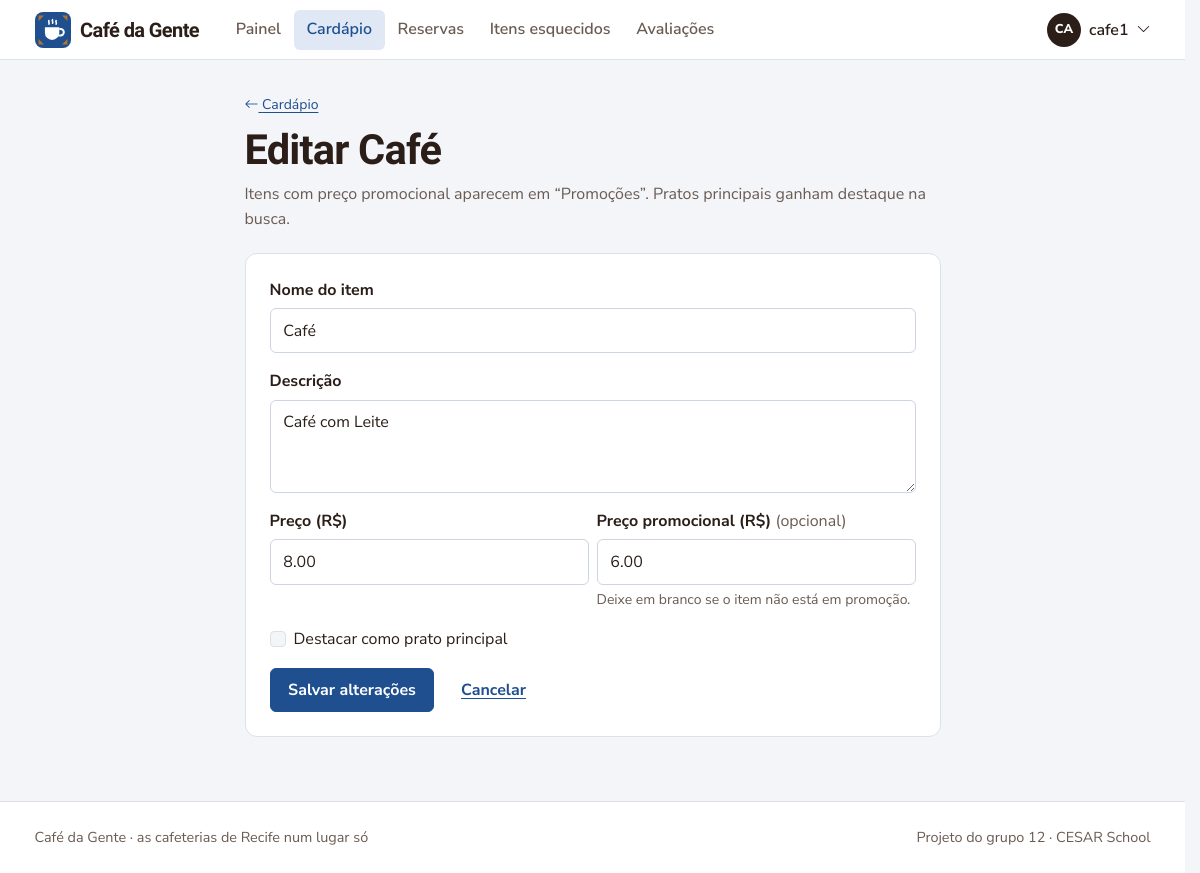
Screenshot of /editarPrato/2/ (signed in) with the database file from the repository.
### coffee12app/models.py (models this page shows, shortened)
class CustomUser(AbstractUser):
    phone_number = models.CharField(max_length=15, blank=True)
    COFFEEADMIN = 'CM'
    CLIENT = 'CL'
    ZONANORTE = 'ZN'
    ZONASUL = 'ZS'
    ZONAOESTE = 'ZO'
    CENTRO = 'CE'
    NAOIDENTIFICAR = 'NI'
    ROLES = [
        (COFFEEADMIN, 'Administrador de Café'),
        (CLIENT, 'Cliente')
    ]
    LOCALIDADES = [
        (ZONANORTE, 'Zona Norte'),
        (ZONASUL, 'Zona Sul'),
        (ZONAOESTE, 'Zona Oeste'),
        (CENTRO, 'Centro'),
        (NAOIDENTIFICAR, 'Não Identificar')
    ]
    role = models.CharField(
        max_length=2,
        choices=ROLES,
        default=CLIENT,
    )
    localidade = models.CharField(
        max_length=2,
        choices=LOCALIDADES,
        default=NAOIDENTIFICAR,
    )
    cafeteria = models.ForeignKey('Estabelecimento', on_delete=models.PROTECT, null=True, blank=True)
    possui_estabelecimento = models.BooleanField(default=False)
    cafeteria_favorita = models.ManyToManyField('Estabelecimento', blank=True, related_name='cafeterias_favoritas')

class Prato(models.Model):
    nome = models.CharField(max_length=100)
    descricao = models.TextField()
    preco = models.DecimalField(max_digits=6, decimal_places=2)
    preco_promocional = models.DecimalField(max_digits=6, decimal_places=2, null=True, blank=True)
    estabelecimento = models.ForeignKey(Estabelecimento, on_delete=models.CASCADE)
    prato_principal = models.BooleanField(default=False)

### coffee12app/views.py (the view)
# urls.py: path('editarPrato/<int:prato_id>/', views.EditarPrato, name='editarPrato'),
@com_cafeteria
def EditarPrato(request, cafeteria, prato_id):
    prato = get_object_or_404(Prato, id=prato_id, estabelecimento=cafeteria)
    form = PratoForm(request.POST or None, instance=prato)
    if request.method == 'POST' and form.is_valid():
        form.save()
        messages.success(request, f'{prato.nome} atualizado.')
        return redirect('homepagecafe')
    return render(request, 'cadastrarPrato.html', {'form': form, 'cafeteria': cafeteria, 'prato': prato})

### coffee12app/forms.py (shortened to what this page needs)
class PratoForm(EstiloBootstrap, forms.ModelForm):
    class Meta:
        model = Prato
        fields = ['nome', 'descricao', 'preco', 'preco_promocional', 'prato_principal']
        labels = {
            'nome': 'Nome do item',
            'descricao': 'Descrição',
            'preco': 'Preço (R$)',
            'preco_promocional': 'Preço promocional (R$)',
            'prato_principal': 'Destacar como prato principal',
        }
        help_texts = {'preco_promocional': 'Deixe em branco se o item não está em promoção.'}
        widgets = {'descricao': forms.Textarea(attrs={'rows': 3})}

### coffee12app/context_processors.py (called while the page is built)
def navegacao(request):
    user = getattr(request, 'user', None)
    match = getattr(request, 'resolver_match', None)
    contexto = {'rota_atual': match.url_name if match else ''}
    if not user or not user.is_authenticated:
        return contexto
    eh_dono = user.role == CustomUser.COFFEEADMIN
    contexto['eh_dono_cafe'] = eh_dono
    if eh_dono:
        cafeteria = user.cafeteria
        contexto['minha_cafeteria'] = cafeteria
        if cafeteria:
            contexto['nav_reservas_pendentes'] = Reserva.objects.filter(
                cafe=cafeteria, status=Reserva.PENDENTE, data_hora__gte=timezone.now()).count()
            contexto['nav_itens_pendentes'] = ItemEsquecido.objects.filter(
                cafeteria=cafeteria, status=ItemEsquecido.PENDENTE).count()
    return contexto

### coffee12app/templatetags/cafe_tags.py (called while the page is built)
@register.inclusion_tag('partials/campo.html')
def campo(field, classe_extra=''):
    if field.errors:
        attrs = field.field.widget.attrs
        if 'is-invalid' not in attrs.get('class', ''):
            attrs['class'] = (attrs.get('class', '') + ' is-invalid').strip()
            attrs['aria-invalid'] = 'true'
    return {'field': field, 'classe_extra': classe_extra}

@register.filter
def iniciais(nome):
    partes = [p for p in str(nome).replace('_', ' ').replace('.', ' ').split() if p]
    if not partes:
        return '?'
    if len(partes) == 1:
        return partes[0][:2].upper()
    return (partes[0][0] + partes[-1][0]).upper()

### coffee12app/views.py (called while the page is built)
def cafeteria_do_usuario(user):
    if user.cafeteria_id:
        return user.cafeteria
    return Estabelecimento.objects.filter(proprietario=user).first()

### templates/cadastrarPrato.html (shortened to what this page needs)
{% extends 'base.html' %}
{% load cafe_tags %}
{% block conteudo %}
<div class="container container-estreito">
  <div class="cabecalho">
    <a class="small" href="{% url 'excluirPrato' %}"><i class="bi bi-arrow-left" aria-hidden="true"></i> Cardápio</a>
    <h1 class="mt-2">{% if prato %}Editar {{ prato.nome }}{% else %}Novo item no cardápio{% endif %}</h1>
    <p>Itens com preço promocional aparecem em “Promoções”. Pratos principais ganham destaque na busca.</p>
  </div>
  <form method="post" class="painel formulario" novalidate>
    {% campo form.nome %}
    {% campo form.descricao %}
    <div class="row g-2">
      <div class="col-sm-6">{% campo form.preco %}</div>
      <div class="col-sm-6">{% campo form.preco_promocional %}</div>
    </div>
    {% campo form.prato_principal %}
    <div class="d-flex flex-wrap gap-2">
      {% if prato %}
        <button class="btn btn-primary" type="submit">Salvar alterações</button>
      {% else %}
        <button class="btn btn-primary" type="submit">Adicionar ao cardápio</button>
        <button class="btn btn-claro" type="submit" name="adicionar_outro" value="1">Adicionar e criar outro</button>
      {% endif %}
      <a class="btn btn-link" href="{% url 'homepagecafe' %}">Cancelar</a>
    </div>
  </form>
</div>
{% endblock %}

### templates/base.html (shortened to what this page needs)
{% load static cafe_tags %}<!doctype html>
<html lang="pt-BR">
<head>
  <link href="https://cdn.jsdelivr.net/npm/bootstrap@5.3.3/dist/css/bootstrap.min.css" rel="stylesheet">
  <link href="https://cdn.jsdelivr.net/npm/bootstrap-icons@1.11.3/font/bootstrap-icons.min.css" rel="stylesheet">
  <link href="{% static 'css/app.css' %}" rel="stylesheet">
</head>
<body>
  <header class="barra">
    <nav class="navbar navbar-expand-lg">
      <div class="container">
        {% if user.is_authenticated %}
          <a class="marca" href="{% if eh_dono_cafe %}{% url 'homepagecafe' %}{% else %}{% url 'homepage' %}{% endif %}">
        {% else %}
          <a class="marca" href="{% url 'inicio' %}">
        {% endif %}
            Café da Gente
          </a>
        {% if user.is_authenticated %}
          <div class="collapse navbar-collapse" id="menu">
            <ul class="navbar-nav ms-lg-4 me-auto">
              {% if eh_dono_cafe %}
                <li class="nav-item"><a class="nav-link {% if rota_atual == 'homepagecafe' %}ativo{% endif %}" href="{% url 'homepagecafe' %}">Painel</a></li>
                {% if minha_cafeteria %}
                  <li class="nav-item"><a class="nav-link {% if rota_atual == 'excluirPrato' or rota_atual == 'cadastrarPrato' or rota_atual == 'editarPrato' %}ativo{% endif %}" href="{% url 'excluirPrato' %}">Cardápio</a></li>
                  <li class="nav-item"><a class="nav-link " href="{% url 'reserva_listar' %}">Reservas</a></li>
                  <li class="nav-item"><a class="nav-link " href="{% url 'solicitacoes' %}">Itens esquecidos</a></li>
                  <li class="nav-item"><a class="nav-link {% if rota_atual == 'verFeedbacks' %}ativo{% endif %}" href="{% url 'verFeedbacks' minha_cafeteria.id %}">Avaliações</a></li>
                {% endif %}
              {% endif %}
            </ul>
            <div class="dropdown">
              <button class="btn p-0 border-0 d-flex align-items-center gap-2" type="button" data-bs-toggle="dropdown" aria-expanded="false">
                <span class="avatar" aria-hidden="true">{{ user.username|iniciais }}</span>
                <span class="fw-semibold">{{ user.username }}</span>
                <i class="bi bi-chevron-down small" aria-hidden="true"></i>
              </button>
            </div>
          </div>
        {% endif %}
      </div>
    </nav>
  </header>
  <main id="conteudo">
    {% block conteudo %}{% endblock %}
  </main>
  {% block rodape %}
  <footer class="rodape">
    <div class="container d-flex flex-wrap justify-content-between gap-2">
      <span>Café da Gente · as cafeterias de Recife num lugar só</span>
      <span>Projeto do grupo 12 · CESAR School</span>
    </div>
  </footer>
  {% endblock %}
</body>
</html>

### templates/partials/campo.html (shortened to what this page needs)
{% if field.field.widget.input_type == 'checkbox' %}
<div class="form-check mb-3 {{ classe_extra }}">
  {{ field }}
  <label class="form-check-label" for="{{ field.id_for_label }}">{{ field.label }}</label>
</div>
{% else %}
<div class="mb-3 {{ classe_extra }}">
  <label class="form-label" for="{{ field.id_for_label }}">{{ field.label }}{% if not field.field.required %} <span class="fw-normal texto-suave">(opcional)</span>{% endif %}</label>
  {{ field }}
  {% if field.help_text %}<div class="form-text">{{ field.help_text|safe }}</div>{% endif %}
</div>
{% endif %}

### coffee12app/static/css/app.css (style rules this page uses)
:root { --porcelana: #F3F5F8; --superficie: #FFFFFF; --azulejo: #1F4F8F; --azulejo-escuro: #163A6B; --azulejo-claro: #DFE8F4; --torra: #2B1E18; --torra-suave: #6A5B53; --caramelo: #B5722A; --caramelo-claro: #F6E9D8; --folha: #2E7550; --folha-clara: #E2F1E8; --cereja: #A93A30; --cereja-clara: #F8E4E1; --linha: #DCE1E8; --fonte-titulo: 'Bricolage Grotesque', system-ui, sans-serif; --fonte-texto: 'Nunito Sans', system-ui, sans-serif; --raio-sm: 6px; --raio: 12px; --sombra: 0 1px 2px rgba(31, 79, 143, .06), 0 4px 16px rgba(31, 79, 143, .06); --bs-body-bg: var(--porcelana); --bs-body-color: var(--torra); --bs-body-font-family: var(--fonte-texto); --bs-link-color: var(--azulejo); --bs-link-color-rgb: 31, 79, 143; --bs-link-hover-color: var(--azulejo-escuro); --bs-link-hover-color-rgb: 22, 58, 107; --bs-border-color: var(--linha); --bs-primary: var(--azulejo); --bs-primary-rgb: 31, 79, 143; --bs-focus-ring-color: rgba(31, 79, 143, .3); }
body { font-family: var(--fonte-texto); font-size: 1rem; line-height: 1.6; color: var(--torra); background: var(--porcelana); min-height: 100vh; display: flex; flex-direction: column; }
main { flex: 1; }
h1, h2, h3, h4, .titulo { font-family: var(--fonte-titulo); font-weight: 700; letter-spacing: -0.02em; line-height: 1.15; color: var(--torra); }
h1 { font-size: clamp(1.9rem, 1.4rem + 2vw, 2.6rem); }
.texto-suave { color: var(--torra-suave); }
a { text-underline-offset: 3px; }
.btn { font-weight: 700; border-radius: var(--raio-sm); padding: .55rem 1.1rem; }
.btn-primary { --bs-btn-bg: var(--azulejo); --bs-btn-border-color: var(--azulejo); --bs-btn-hover-bg: var(--azulejo-escuro); --bs-btn-hover-border-color: var(--azulejo-escuro); --bs-btn-active-bg: var(--azulejo-escuro); --bs-btn-active-border-color: var(--azulejo-escuro); --bs-btn-disabled-bg: var(--azulejo); }
.barra { background: var(--superficie); border-bottom: 1px solid var(--linha); }
.barra .navbar { padding: .6rem 0; }
.marca { display: flex; align-items: center; gap: .6rem; font-family: var(--fonte-titulo); font-weight: 800; font-size: 1.25rem; color: var(--torra); text-decoration: none; letter-spacing: -0.03em; }
.barra .nav-link { color: var(--torra-suave); font-weight: 600; padding: .45rem .8rem !important; border-radius: var(--raio-sm); }
.barra .nav-link.ativo { color: var(--azulejo); background: var(--azulejo-claro); }
.avatar { width: 34px; height: 34px; border-radius: 50%; display: inline-grid; place-items: center; background: var(--torra); color: #fff; font-size: .8rem; font-weight: 800; }
.cabecalho { padding: 2rem 0 1.25rem; }
.cabecalho p { margin: .4rem 0 0; color: var(--torra-suave); }
.painel { background: var(--superficie); border: 1px solid var(--linha); border-radius: var(--raio); padding: 1.5rem; }
.form-control, .form-select { border-color: #cdd5e0; border-radius: var(--raio-sm); padding: .6rem .8rem; }
.form-label { font-weight: 700; margin-bottom: .3rem; }
.form-text { color: var(--torra-suave); }
.formulario { max-width: 560px; }
.rodape { margin-top: 4rem; border-top: 1px solid var(--linha); background: var(--superficie); padding: 1.5rem 0; font-size: .9rem; color: var(--torra-suave); }
.form-control, .form-select { background-color: var(--superficie); }
html { scrollbar-gutter: stable; }
.container-estreito { max-width: 720px; }
.container-estreito .formulario { max-width: none; }

### rows the page displays
CustomUser: username|iniciais "CA", username "cafe1"
Prato: nome "Café", descricao "Café com Leite", preco "8.00", preco_promocional "6.00"

### other values shown
{{ field.label }} "Nome do item Descrição Preço (R$) Preço promocional (R$)"
{{ field.help_text|safe }} "Deixe em branco se o item não está em promoção."
{{ field.label }} "Destacar como prato principal"
